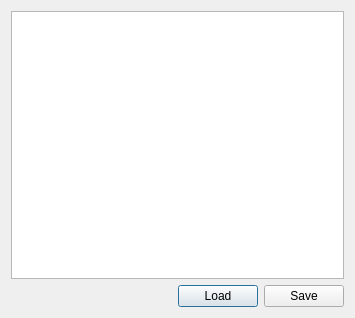
<?xml version="1.0" encoding="UTF-8"?>
<ui version="4.0">
 <class>Dialog</class>
 <widget class="QDialog" name="Dialog">
  <property name="geometry">
   <rect>
    <x>0</x>
    <y>0</y>
    <width>355</width>
    <height>318</height>
   </rect>
  </property>
  <property name="windowTitle">
   <string>Dialog</string>
  </property>
  <layout class="QVBoxLayout" name="verticalLayout">
   <item>
    <widget class="QPlainTextEdit" name="plainTextEdit"/>
   </item>
   <item>
    <layout class="QHBoxLayout" name="horizontalLayout">
     <item>
      <spacer name="horizontalSpacer">
       <property name="orientation">
        <enum>Qt::Horizontal</enum>
       </property>
       <property name="sizeHint" stdset="0">
        <size>
         <width>40</width>
         <height>20</height>
        </size>
       </property>
      </spacer>
     </item>
     <item>
      <widget class="QPushButton" name="btnLoad">
       <property name="text">
        <string>Load</string>
       </property>
      </widget>
     </item>
     <item>
      <widget class="QPushButton" name="btnSave">
       <property name="text">
        <string>Save</string>
       </property>
      </widget>
     </item>
    </layout>
   </item>
  </layout>
 </widget>
 <resources/>
 <connections/>
</ui>
